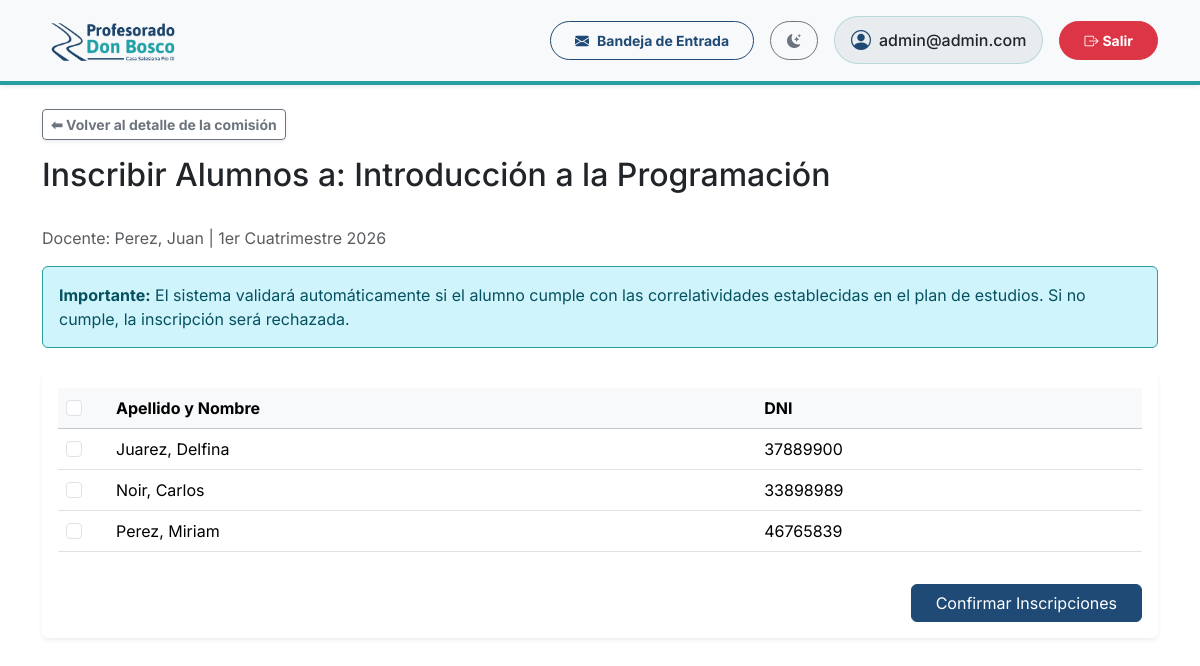
/comisiones/1/inscribir/ (signed in), run on the app's committed database.
### gestion/models.py (models this page shows, shortened)
class Comision(models.Model):
    CUATRIMESTRES = [
        ('1C', '1er Cuatrimestre'),
        ('2C', '2do Cuatrimestre'),
        ('AN', 'Anual'),
    ]
    TIPO_APROBACION = [
        ('PROM', 'Promocionable'),
        ('FIN', 'Final Obligatorio'),
    ]
    MODALIDAD = [
        ('P', 'Presencial'),
        ('V', 'Virtual'),
        ('B', 'Bimodal (1 sem presencial / 1 sem virtual)'),
    ]
    INICIO_BIMODAL = [
        ('P', 'Arranca Presencial'),
        ('V', 'Arranca Virtual'),
    ]
    materia = models.ForeignKey(Materia, on_delete=models.CASCADE, related_name='comisiones')
    docente = models.ForeignKey(Docente, on_delete=models.SET_NULL, null=True, blank=True, related_name='comisiones_asignadas')
    docente_auxiliar = models.ForeignKey(Docente, on_delete=models.SET_NULL, null=True, blank=True, related_name='comisiones_auxiliares', verbose_name="Pareja Pedagógica")
    ciclo_lectivo = models.IntegerField('Ciclo Lectivo (Año)', default=2026)
    cuatrimestre = models.CharField('Cuatrimestre', max_length=2, choices=CUATRIMESTRES)
    fecha_inicio = models.DateField('Fecha de Inicio', null=True, blank=True)
    fecha_fin = models.DateField('Fecha de Finalización', null=True, blank=True)
    tipo_aprobacion = models.CharField('Tipo de Aprobación', max_length=4, choices=TIPO_APROBACION, default='FIN')
    modalidad = models.CharField('Modalidad', max_length=1, choices=MODALIDAD, default='P')
    semana_inicio_bimodal = models.CharField('Semana de Inicio (Bimodal)', max_length=1, choices=INICIO_BIMODAL, null=True, blank=True)
    inscripciones_abiertas = models.BooleanField('Inscripciones Abiertas', default=True)
    cerrada = models.BooleanField('Comisión Cerrada', default=False)

class Materia(models.Model):
    CUATRIMESTRES = [
        ('1C', '1er Cuatrimestre'),
        ('2C', '2do Cuatrimestre'),
        ('AN', 'Anual'),
    ]
    nombre = models.CharField(max_length=150)
    plan = models.ForeignKey(PlanDeEstudio, on_delete=models.CASCADE, related_name='materias')
    año_dictado = models.IntegerField(verbose_name="Año en que se dicta (1, 2, 3...)")
    cuatrimestre_dictado = models.CharField(max_length=2, choices=CUATRIMESTRES, default='1C')

class Docente(models.Model):
    usuario = models.OneToOneField(User, on_delete=models.CASCADE, related_name='perfil_docente', null=True, blank=True)
    dni = models.CharField('DNI', max_length=15, unique=True)
    nombre = models.CharField('Nombre/s', max_length=100)
    apellido = models.CharField('Apellido/s', max_length=100)
    fecha_nacimiento = models.DateField('Fecha de nacimiento', null=True, blank=True)
    telefono = models.CharField(max_length=20, blank=True, null=True, verbose_name="Teléfono Fijo")
    celular = models.CharField(max_length=20, blank=True, null=True, verbose_name="Celular")
    direccion = models.CharField(max_length=200, blank=True, null=True, verbose_name="Dirección")
    email = models.EmailField(blank=True, null=True)
    nacionalidad = models.CharField(max_length=100, default='Argentina')
    codigo_postal = models.CharField(max_length=20, blank=True, null=True)
    comuna_zona = models.CharField(max_length=100, blank=True, null=True)
    PROVINCIAS = [
        ('Buenos Aires', 'Buenos Aires'), ('CABA', 'Ciudad Autónoma de Buenos Aires'),
        ('Catamarca', 'Catamarca'), ('Chaco', 'Chaco'), ('Chubut', 'Chubut'),
        ('Córdoba', 'Córdoba'), ('Corrientes', 'Corrientes'), ('Entre Ríos', 'Entre Ríos'),
        ('Formosa', 'Formosa'), ('Jujuy', 'Jujuy'), ('La Pampa', 'La Pampa'),
        ('La Rioja', 'La Rioja'), ('Mendoza', 'Mendoza'), ('Misiones', 'Misiones'),
        ('Neuquén', 'Neuquén'), ('Río Negro', 'Río Negro'), ('Salta', 'Salta'),
        ('San Juan', 'San Juan'), ('San Luis', 'San Luis'), ('Santa Cruz', 'Santa Cruz'),
        ('Santa Fe', 'Santa Fe'), ('Santiago del Estero', 'Santiago del Estero'),
        ('Tierra del Fuego', 'Tierra del Fuego'), ('Tucumán', 'Tucumán')
    ]
    provincia = models.CharField(max_length=100, choices=PROVINCIAS, blank=True, null=True)
    localidad = models.CharField(max_length=100, blank=True, null=True)
    SEXO_CHOICES = [('M', 'Masculino'), ('F', 'Femenino')]
    sexo = models.CharField(max_length=1, choices=SEXO_CHOICES, blank=True, null=True)
    lugar_nacimiento = models.CharField(max_length=100, blank=True, null=True)
    def __str__(self):
        return f"{self.apellido}, {self.nombre}"

class Alumno(models.Model):
    usuario = models.OneToOneField(User, on_delete=models.CASCADE, related_name='perfil_alumno', null=True, blank=True)
    dni = models.CharField('DNI', max_length=15, unique=True)
    nombre = models.CharField('Nombre/s', max_length=100)
    apellido = models.CharField('Apellido/s', max_length=100)
    fecha_nacimiento = models.DateField('Fecha de nacimiento', null=True, blank=True)
    telefono = models.CharField(max_length=20, blank=True, null=True, verbose_name="Teléfono Fijo")
    celular = models.CharField(max_length=20, blank=True, null=True, verbose_name="Celular")
    direccion = models.CharField(max_length=200, blank=True, null=True, verbose_name="Dirección")
    email = models.EmailField(blank=True, null=True)
    nacionalidad = models.CharField(max_length=100, default='Argentina')
    codigo_postal = models.CharField(max_length=20, blank=True, null=True)
    comuna_zona = models.CharField(max_length=100, blank=True, null=True)
    PROVINCIAS = [
        ('Buenos Aires', 'Buenos Aires'), ('CABA', 'Ciudad Autónoma de Buenos Aires'),
        ('Catamarca', 'Catamarca'), ('Chaco', 'Chaco'), ('Chubut', 'Chubut'),
        ('Córdoba', 'Córdoba'), ('Corrientes', 'Corrientes'), ('Entre Ríos', 'Entre Ríos'),
        ('Formosa', 'Formosa'), ('Jujuy', 'Jujuy'), ('La Pampa', 'La Pampa'),
        ('La Rioja', 'La Rioja'), ('Mendoza', 'Mendoza'), ('Misiones', 'Misiones'),
        ('Neuquén', 'Neuquén'), ('Río Negro', 'Río Negro'), ('Salta', 'Salta'),
        ('San Juan', 'San Juan'), ('San Luis', 'San Luis'), ('Santa Cruz', 'Santa Cruz'),
        ('Santa Fe', 'Santa Fe'), ('Santiago del Estero', 'Santiago del Estero'),
        ('Tierra del Fuego', 'Tierra del Fuego'), ('Tucumán', 'Tucumán')
    ]
    provincia = models.CharField(max_length=100, choices=PROVINCIAS, blank=True, null=True)
    localidad = models.CharField(max_length=100, blank=True, null=True)
    SEXO_CHOICES = [('M', 'Masculino'), ('F', 'Femenino')]
    sexo = models.CharField(max_length=1, choices=SEXO_CHOICES, blank=True, null=True)
    lugar_nacimiento = models.CharField(max_length=100, blank=True, null=True)
    doc_dni = models.BooleanField(default=False, verbose_name="Fotocopia DNI")
    doc_vacunas = models.BooleanField(default=False, verbose_name="Certificado de Vacunas")
    doc_partida = models.BooleanField(default=False, verbose_name="Partida de Nacimiento")
    doc_primaria = models.BooleanField(default=False, verbose_name="Título Secundario") # Adaptado a terciario
    doc_pase = models.BooleanField(default=False, verbose_name="Pase de Escuela Anterior")
    plan = models.ForeignKey('PlanDeEstudio', on_delete=models.SET_NULL, null=True, blank=True, related_name='alumnos', verbose_name="Plan de Estudios")
    ESTADOS_ALUMNO = [
        ('ACT', 'Activo'),
        ('INA', 'Inactivo / Abandonó'),
        ('EGR', 'Egresado'),
        ('COND_DOC', 'Condicionado (Documentación)'),
        ('COND_PAG', 'Condicionado (Falta de Pago)'),
    ]
    estado_alumno = models.CharField('Estado', max_length=10, choices=ESTADOS_ALUMNO, default='ACT')

### gestion/views.py (the view, shortened to what this page needs)
# urls.py: path('comisiones/<int:comision_id>/inscribir/', inscribir_alumno_comision, name='inscribir_alumno_comision'),
@login_required
def inscribir_alumno_comision(request, comision_id):
    comision = get_object_or_404(Comision, id=comision_id)
    if not comision.inscripciones_abiertas:
        messages.error(request, 'Las inscripciones para esta comisión están cerradas.')
        return redirect('detalle_comision', comision_id=comision.id)
    alumnos_inscriptos = comision.alumnos_inscriptos.values_list('alumno_id', flat=True)
    alumnos_disponibles = Alumno.objects.filter(
        plan=comision.materia.plan
    ).exclude(
        id__in=alumnos_inscriptos
    ).order_by('apellido')
    return render(request, 'gestion/inscribir_alumno_comision.html', {
        'comision': comision,
        'alumnos': alumnos_disponibles
    })

### gestion/context_processors.py (called while the page is built)
def notificaciones_context(request):
    if request.user.is_authenticated:
        from gestion.models import Notificacion
        unread_count = Notificacion.objects.filter(usuario=request.user, leida=False).count()
        return {'unread_notifications_count': unread_count}
    return {'unread_notifications_count': 0}

### gestion/templates/gestion/inscribir_alumno_comision.html (shortened to what this page needs)
{% extends "base.html" %}
{% block back_button %}
<a href="{% url 'detalle_comision' comision.id %}" class="btn btn-sm btn-outline-secondary shadow-sm fw-bold">⬅ Volver al detalle de la comisión</a>
{% endblock %}
{% block content %}
<div class="row">
    <div class="col-12">
        <div class="d-flex justify-content-between align-items-center mb-4">
            <h2>Inscribir Alumnos a: {{ comision.materia.nombre }}</h2>
        </div>
        <p class="text-muted">Docente: {% if comision.docente %}{{ comision.docente }}{% else %}A designar{% endif %} | {{ comision.get_cuatrimestre_display }} {{ comision.ciclo_lectivo }}</p>
        <div class="alert alert-info border-info">
            <strong>Importante:</strong> El sistema validará automáticamente si el alumno cumple con las correlatividades establecidas en el plan de estudios. Si no cumple, la inscripción será rechazada.
        </div>
        <div class="card shadow-sm border-0 mt-4">
            <div class="card-body">
                <form method="post">
                    <div class="table-responsive">
<table class="table table-hover align-middle">
                        <thead class="table-light">
                            <tr>
                                <th style="width: 50px;">
                                    <input class="form-check-input" type="checkbox" id="checkAll">
                                </th>
                                <th>Apellido y Nombre</th>
                                <th>DNI</th>
                            </tr>
                        </thead>
                        <tbody>
                            {% for alumno in alumnos %}
                            <tr>
                                <td>
                                    <input class="form-check-input alumno-check" type="checkbox" name="alumnos_ids" value="{{ alumno.id }}">
                                </td>
                                <td>{{ alumno.apellido }}, {{ alumno.nombre }}</td>
                                <td>{{ alumno.dni }}</td>
                            </tr>
                            {% empty %}
                            <tr>
                                <td colspan="3" class="text-center text-muted py-4">No hay alumnos disponibles para inscribir.</td>
                            </tr>
                            {% endfor %}
                        </tbody>
                    </table>
</div>
                    {% if alumnos %}
                    <div class="text-end mt-3">
                        <button type="submit" class="btn btn-primary px-4">Confirmar Inscripciones</button>
                    </div>
                    {% endif %}
                </form>
            </div>
        </div>
    </div>
</div>
{% endblock %}

### gestion/templates/base.html (shortened to what this page needs)
<!DOCTYPE html>
{% load static %}
<html lang="es" data-bs-theme="light">
<head>
    <link href="https://cdn.jsdelivr.net/npm/bootstrap@5.3.2/dist/css/bootstrap.min.css" rel="stylesheet">
    <link rel="stylesheet" href="https://cdn.jsdelivr.net/npm/bootstrap-icons@1.11.1/font/bootstrap-icons.css">
</head>
<body class="bg-body">
    <nav class="navbar navbar-expand-lg bg-body-tertiary navbar-custom mb-4 shadow-sm py-2">
        <div class="container">
            <a class="navbar-brand d-flex align-items-center" href="{% url 'dashboard' %}">
                <img id="main-logo" src="{% static 'img/logo.png' %}"
                     data-light-src="{% static 'img/logo.png' %}"
                     data-dark-src="{% static 'img/logo2.png' %}"
                     alt="Profesorado Don Bosco Pío IX"
                     onerror="this.src='https://placehold.co/300x80/ffffff/1F4A75?text=Profesorado+Don+Bosco&font=montserrat'">
            </a>
            <div class="collapse navbar-collapse" id="topNavbar">
                <div class="navbar-nav ms-auto d-flex flex-column flex-lg-row align-items-lg-center mt-3 mt-lg-0 gap-3">
                    <a href="{% url 'mis_notificaciones' %}" class="btn btn-outline-primary btn-sm fw-bold rounded-pill px-4 py-2 position-relative d-flex align-items-center justify-content-center">
                        <i class="bi bi-envelope-fill me-2"></i>Bandeja de Entrada
                    </a>
                    <button class="btn btn-outline-secondary btn-sm rounded-pill px-3 py-2 d-flex align-items-center justify-content-center" id="theme-toggle" title="Cambiar tema">
                        <i class="bi bi-moon-stars-fill theme-icon-active"></i>
                    </button>
                    <div class="d-flex align-items-center bg-body-secondary border border-secondary border-opacity-25 rounded-pill px-3 py-2 justify-content-center text-body">
                        <i class="bi bi-person-circle fs-5 me-2 text-primary"></i>
                        <span class="fw-medium">{{ user.username }}</span>
                    </div>
                    <form action="{% url 'logout' %}" method="post" class="d-flex justify-content-center m-0">
                        <button type="submit" class="btn btn-danger btn-sm fw-bold rounded-pill px-4 py-2 w-100 w-lg-auto">
                            <i class="bi bi-box-arrow-right me-1"></i>Salir
                        </button>
                    </form>
                </div>
            </div>
        </div>
    </nav>
    <div class="container mb-3">
        {% block back_button %}
        {% endblock %}
    </div>
    <div class="container">
        {% block content %}
        {% endblock %}
    </div>
</body>
</html>

### gestion/templates/base.html (style rules this page uses)
:root { --bs-primary: #1F4A75; --bs-primary-rgb: 31, 74, 117; --bs-secondary: #289EA0; --bs-secondary-rgb: 40, 158, 160; --bs-info: #289EA0; --bs-info-rgb: 40, 158, 160; --bg-color: #F8FAFC; }
body { font-family: 'Inter', sans-serif; }
.text-primary { color: var(--bs-primary) !important; }
.btn-primary { background-color: var(--bs-primary); border-color: var(--bs-primary); color: #fff; }
.btn-outline-primary { color: var(--bs-primary); border-color: var(--bs-primary); }
.navbar-brand img { max-height: 55px; object-fit: contain; }
.navbar-custom { border-bottom: 4px solid var(--bs-secondary); }
.theme-icon-active { display: inline-block; transition: transform 0.2s; }

### data on the page
Comision: materia.nombre "Introducción a la Programación", docente "Perez, Juan", cuatrimestre "1er Cuatrimestre", ciclo_lectivo "2026"
Alumno: apellido "Juarez", nombre "Delfina", dni "37889900"
Alumno: apellido "Noir", nombre "Carlos", dni "33898989"
Alumno: apellido "Perez", nombre "Miriam", dni "46765839"

### other printed values
{{ user.username }} "admin@admin.com"
